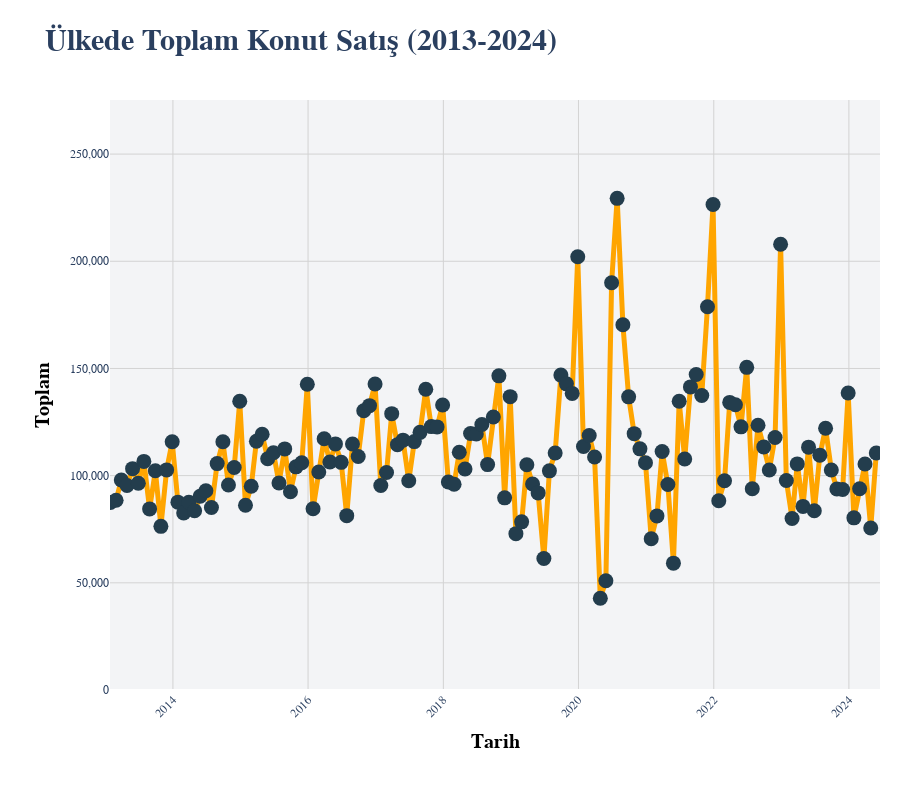

This figure's notebook cell:
### Code cell
df_totals_total, df_totals_cities, df_granular, df_granular_cities = sales_by_cities_df()
total_sales_plot(df_granular).show()

### Figure 1 — Plotly figure (JSON) as saved in the notebook; plotly's stock layout.template omitted (floating-point values rounded to 4 significant figures; data arrays with more than 128 entries replaced by an {"elided": "..."} marker saying what was removed)
{"data": [{"line": {"color": "orange", "width": 5}, "marker": {"color": "#233d4d", "size": 15}, "mode": "lines+markers", "name": "Ülkede Toplam Konut Satış", "type": "scatter", "x": {"elided": "137 str values"}, "y": {"elided": "137 int values"}}], "layout": {"height": 800, "hovermode": "x", "legend": {"font": {"family": "Verdana", "size": 12}, "x": 0.99, "xanchor": "right", "y": 0.99, "yanchor": "top"}, "margin": {"b": 110, "l": 110, "r": 20, "t": 100}, "plot_bgcolor": "#f3f4f6", "title": {"font": {"family": "Verdana", "size": 30, "weight": "bold"}, "text": "Ülkede Toplam Konut Satış (2013-2024)"}, "xaxis": {"gridcolor": "lightgray", "range": ["2013-01-26T00:00:00", "2024-06-17T00:00:00"], "showgrid": true, "tickangle": -45, "tickfont": {"family": "Verdana", "size": 12}, "title": {"font": {"color": "black", "family": "Verdana", "size": 20, "weight": "bold"}, "text": "Tarih"}}, "yaxis": {"gridcolor": "lightgray", "range": [0, 275200.0], "showgrid": true, "tickfont": {"family": "Verdana", "size": 12}, "tickformat": ",", "title": {"font": {"color": "black", "family": "Verdana", "size": 20, "weight": "bold"}, "text": "Toplam"}}}}
